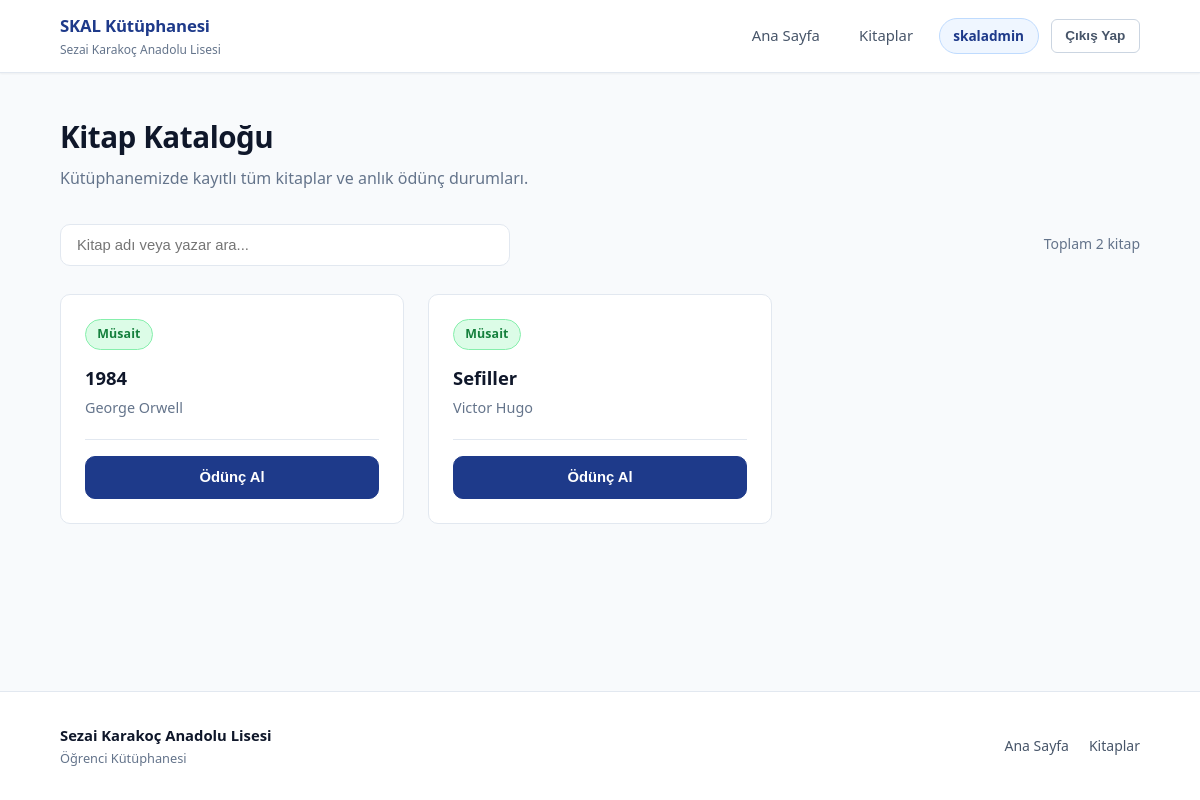
The app's page /books/ (signed in) with its own data.
### library/models.py (models this page shows, shortened)
class Book(models.Model):
    id = models.UUIDField(
        primary_key = True,
        default=uuid.uuid4,
        editable=False
    )
    name = models.CharField(max_length=255)
    author = models.CharField(max_length=255)
    borrowed_by = models.ForeignKey(
        settings.AUTH_USER_MODEL,
        null = True,
        blank = True,
        on_delete=models.SET_NULL,
        related_name = "borrowed_books"
    )
    @property
    def borrowed(self):
        return self.borrowed_by is not None

### library/views.py (the view)
# urls.py: path('books/', views.book_list, name="book_list"),
def book_list(req):
    books = Book.objects.all()
    return render(req, "library/books.html", {
        "books": books
    })

### library/templates/library/books.html (shortened to what this page needs)
{% extends "library/base.html" %}
{% block content %}
<div class="page-header">
    <h1 class="page-title">Kitap Kataloğu</h1>
    <p class="page-subtitle">Kütüphanemizde kayıtlı tüm kitaplar ve anlık ödünç durumları.</p>
</div>
<div class="catalog-controls">
    <div class="search-wrapper">
        <input
            type="text"
            id="bookSearch"
            class="search-input"
            placeholder="Kitap adı veya yazar ara..."
            autocomplete="off"
            aria-label="Kitap veya yazar ara"
        >
    </div>
    <span class="books-count" id="booksCount">Toplam {{ books|length }} kitap</span>
</div>
<div class="books-grid" id="booksGrid">
    {% for book in books %}
        <div class="book-card" data-name="{{ book.name }}" data-author="{{ book.author }}">
            <div class="book-card-top">
                <div class="book-status-wrap">
                    {% if book.borrowed %}
                        {% if user.is_authenticated and book.borrowed_by == user %}
                            <span class="badge badge-user">Sizde</span>
                        {% else %}
                            <span class="badge badge-borrowed">Ödünçte</span>
                        {% endif %}
                    {% else %}
                        <span class="badge badge-available">Müsait</span>
                    {% endif %}
                </div>
            </div>
            <div class="book-card-body">
                <h2 class="book-name">{{ book.name }}</h2>
                <p class="book-author">{{ book.author }}</p>
            </div>
            <div class="book-card-footer">
                {% if book.borrowed %}
                    {% if user.is_authenticated and book.borrowed_by == user %}
                        <form method="POST" action="{% url 'return_book' book.id %}" class="action-form">
                            {% csrf_token %}
                            <button type="submit" class="btn btn-warning btn-block">İade Et</button>
                        </form>
                    {% else %}
                        <button type="button" class="btn btn-disabled btn-block" disabled>Ödünç Verildi</button>
                    {% endif %}
                {% elif user.is_authenticated %}
                    <form method="POST" action="{% url 'borrow_book' book.id %}" class="action-form">
                        <button type="submit" class="btn btn-primary btn-block">Ödünç Al</button>
                    </form>
                {% else %}
                    <a href="{% url 'login' %}" class="btn btn-outline btn-block">Ödünç Almak İçin Giriş Yap</a>
                {% endif %}
            </div>
        </div>
    {% empty %}
        <div class="empty-state">
            <h3 class="empty-state-title">Henüz kitap bulunmuyor</h3>
            <p class="empty-state-desc">Kütüphane arşivine henüz kitap eklenmemiştir.</p>
        </div>
    {% endfor %}
</div>
{% endblock %}

### library/templates/library/base.html (shortened to what this page needs)
{% load static %}<!DOCTYPE html>
<html lang="tr">
<head>
    <link rel="stylesheet" href="{% static 'library/css/style.css' %}">
</head>
<body>
    <header class="site-header">
        <div class="container header-inner">
            <a class="brand" href="{% url 'landing' %}">
                <span class="brand-text">
                    <strong>SKAL Kütüphanesi</strong>
                    <small>Sezai Karakoç Anadolu Lisesi</small>
                </span>
            </a>
            <nav class="primary-nav" aria-label="Ana menü">
                <ul class="nav-menu" id="navMenu">
                    <li><a href="{% url 'landing' %}" class="nav-link">Ana Sayfa</a></li>
                    <li><a href="{% url 'book_list' %}" class="nav-link">Kitaplar</a></li>
                    {% if user.is_authenticated %}
                        <li>
                            <span class="user-badge" title="Giriş yapan kullanıcı">
                                {{ user.username }}
                            </span>
                        </li>
                        <li>
                            <form method="post" action="{% url 'logout' %}" class="inline-form">
                                <button type="submit" class="btn btn-outline btn-sm">Çıkış Yap</button>
                            </form>
                        </li>
                    {% else %}
                        <li><a href="{% url 'login' %}" class="btn btn-outline btn-sm">Giriş Yap</a></li>
                        <li><a href="{% url 'signup' %}" class="btn btn-primary btn-sm">Kayıt Ol</a></li>
                    {% endif %}
                </ul>
            </nav>
        </div>
    </header>
    <main class="site-main">
        <div class="container">
            {% block content %}{% endblock %}
        </div>
    </main>
    <footer class="site-footer">
        <div class="container footer-inner">
            <div class="footer-info">
                <p class="footer-title">Sezai Karakoç Anadolu Lisesi</p>
                <p class="footer-sub">Öğrenci Kütüphanesi</p>
            </div>
            <div class="footer-links">
                <a href="{% url 'landing' %}">Ana Sayfa</a>
                <a href="{% url 'book_list' %}">Kitaplar</a>
            </div>
        </div>
    </footer>
</body>
</html>

### records on screen
Book: shows "Müsait", name "1984", author "George Orwell", shows "Ödünç Al"
Book: shows "Müsait", name "Sefiller", author "Victor Hugo", shows "Ödünç Al"

### other values on screen
{{ user.username }} "skaladmin"
{{ books|length }} "2"
